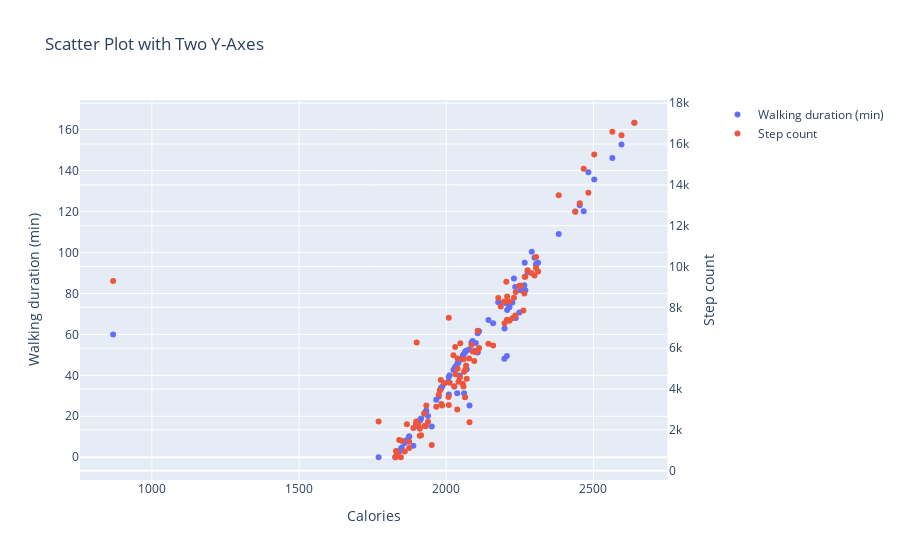

The code cell stored with this chart in its notebook:
### Markdown cell above
## plotting Step Count vs Calories (kcal) and Walking dance vs Calories (kcal) on same graph

### Code cell
import plotly.graph_objects as go
from plotly.subplots import make_subplots

y1=data['Walking duration (min)'] 
x=data['Calories (kcal)']
y2=data['Step count']

# Create a figure with two Y-axes
fig = make_subplots(specs=[[{"secondary_y": True}]])

# Add the first scatter trace (y1)
fig.add_trace(
    go.Scatter(x=x, y=y1, mode='markers', name='Walking duration (min)'),
    secondary_y=False,  # Assign to the first Y-axis
)

# Add the second scatter trace (y2)
fig.add_trace(
    go.Scatter(x=x, y=y2, mode='markers', name='Step count'),
    secondary_y=True,  # Assign to the second Y-axis
)

# Set the titles for the axes
fig.update_layout(
    title_text="Scatter Plot with Two Y-Axes",
    xaxis_title="Calories",
    yaxis_title="Walking duration (min)",
    yaxis2_title="Step count",
)

# Show the plot
fig.show()
